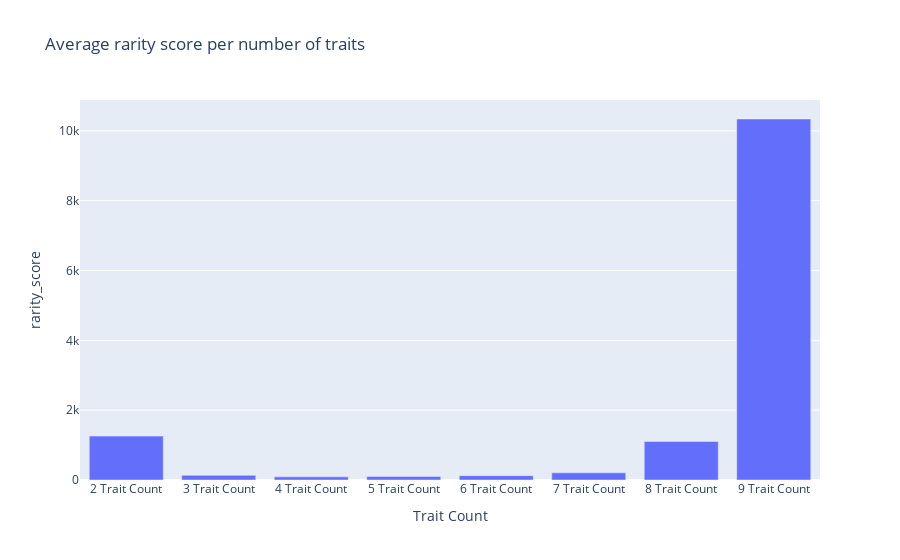

The cell this chart's notebook holds for it:
### Markdown cell above
Tokens with 4 to 6 traits are the most common

### Code cell
fig = px.bar(df_metadata[["Trait Count", "rarity_score"]].groupby("Trait Count").mean().reset_index(), 
             x='Trait Count', y='rarity_score',
             title="Average rarity score per number of traits")
fig.show()

### Figure 1 — Plotly figure (JSON) as saved in the notebook; plotly's stock layout.template omitted (floating-point values rounded to 4 significant figures)
{"data": [{"alignmentgroup": "True", "hovertemplate": "Trait Count=%{x}<br>rarity_score=%{y}<extra></extra>", "legendgroup": "", "marker": {"color": "#636efa", "pattern": {"shape": ""}}, "name": "", "offsetgroup": "", "orientation": "v", "showlegend": false, "textposition": "auto", "type": "bar", "x": ["2 Trait Count", "3 Trait Count", "4 Trait Count", "5 Trait Count", "6 Trait Count", "7 Trait Count", "8 Trait Count", "9 Trait Count"], "xaxis": "x", "y": [1257.0, 133.6, 90.0, 102.6, 124.4, 204.8, 1102.0, 10340.0], "yaxis": "y"}], "layout": {"barmode": "relative", "legend": {"tracegroupgap": 0}, "title": {"text": "Average rarity score per number of traits"}, "xaxis": {"anchor": "y", "domain": [0, 1], "title": {"text": "Trait Count"}}, "yaxis": {"anchor": "x", "domain": [0, 1], "title": {"text": "rarity_score"}}}}
